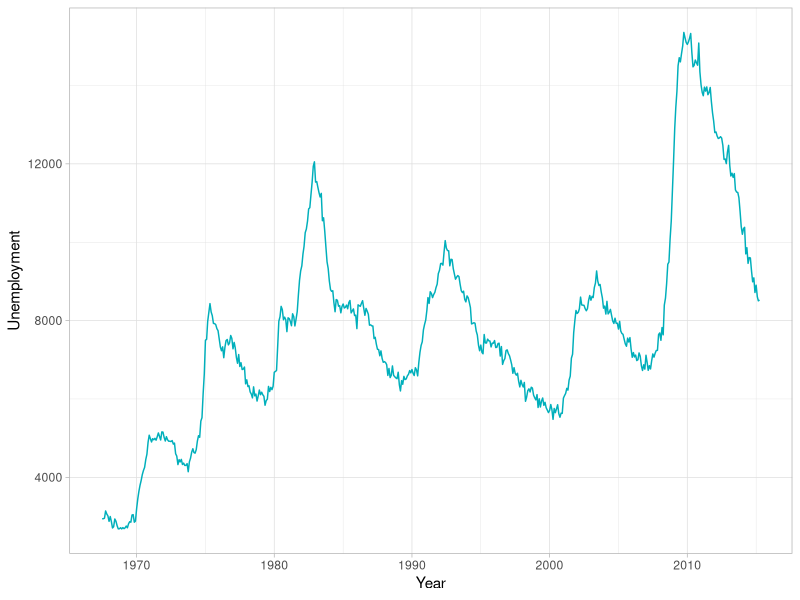
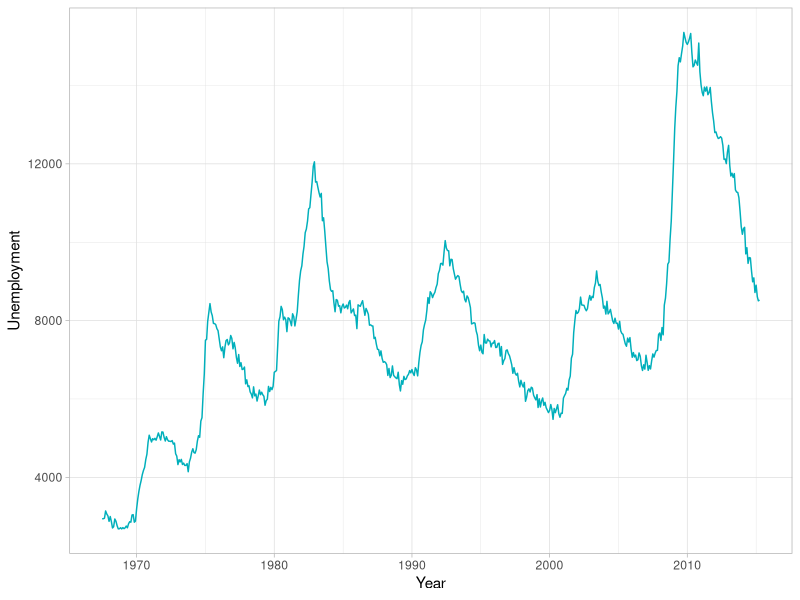

Reproduce these figures in R, in order.
library(ggplot2)

mydata<-economics
theme_set(theme_light())

ggplot(mydata, aes(x=date)) +
   geom_line(aes(y=unemploy), color = "#00AFBB") +
   labs(y="Unemployment", x="Year")

ggsave("ouput.png")
